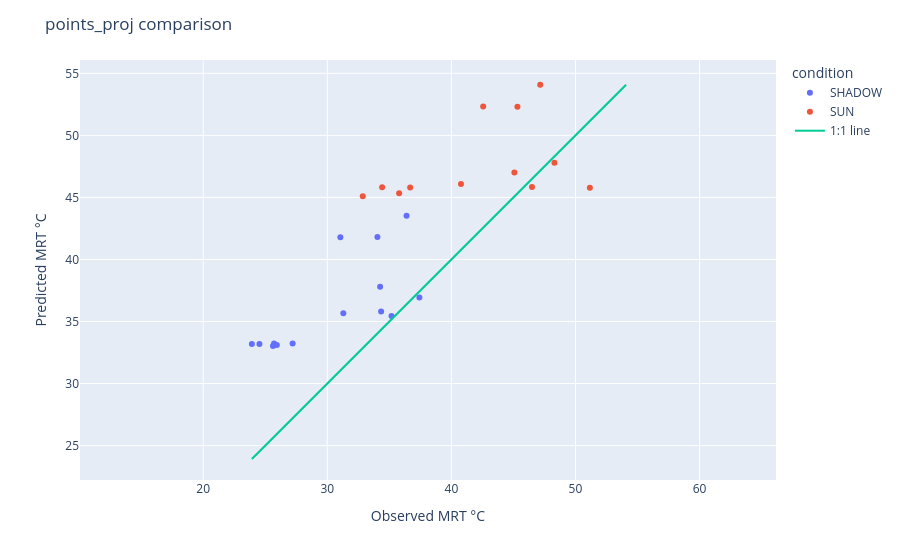

Notebook source saved alongside this figure:
### Code cell
import plotly.express as px
import numpy as np
import pandas as pd

obs = points_proj['MRT']
pred = points_proj['MRT_predicted']

# Compute 1:1 line range
m = min(obs.min(), pred.min())
M = max(obs.max(), pred.max())

# Scatter
fig = px.scatter(
    points_proj,
    x=points_proj['MRT'],
    y=points_proj['MRT_predicted'],
    color="condition",
    hover_data=["TG", "TA","WIND M/S", "Instrument"],
)

# 1:1 line
fig.add_scatter(
    x=[m, M],
    y=[m, M],
    mode="lines",
    name="1:1 line"
)

fig.update_layout(
    xaxis_title="Observed MRT °C",
    yaxis_title="Predicted MRT °C",
    title="points_proj comparison"
)

fig.update_yaxes(scaleanchor="x", scaleratio=1)

fig.show()

### Figure 1 — Plotly figure (JSON) as saved in the notebook; plotly's stock layout.template omitted (floating-point values rounded to 4 significant figures)
{"data": [{"customdata": [[31.6, 28.7, 2.7, "T2 - TM-188D TENMARS "], [32.6, 29.3, 0, "T1 - Sper Scientific 800036 "], [34.4, 30.7, 0.9, "T2 - TM-188D TENMARS "], [33, 28.9, 1, "T2 - TM-188D TENMARS "], [32.5, 30.4, 0, "T2 - TM-188D TENMARS "], [34.8, 31.9, 0.1, "T1 - Sper Scientific 800036 "], [31.8, 32.3, 0, "T1 - Sper Scientific 800036 "], [32.5, 30.3, 0.4, "T2 - TM-188D TENMARS "], [30, 31.6, 0, "T1 - Sper Scientific 800036 "], [29.3, 31.8, 0, "T1 - Sper Scientific 800036 "], [28.9, 31.9, 0, "T1 - Sper Scientific 800036 "], [33.1, 30.6, 0, "T2 - TM-188D TENMARS "], [29.6, 31, 0, "T1 - Sper Scientific 800036 "], [29.7, 30.9, 0, "T1 - Sper Scientific 800036 "]], "hovertemplate": "condition=SHADOW<br>MRT=%{x}<br>MRT_predicted=%{y}<br>TG=%{customdata[0]}<br>TA=%{customdata[1]}<br>WIND M/S=%{customdata[2]}<br>Instrument=%{customdata[3]}<extra></extra>", "legendgroup": "SHADOW", "marker": {"color": "#636efa", "symbol": "circle"}, "mode": "markers", "name": "SHADOW", "orientation": "v", "showlegend": true, "type": "scatter", "x": [34.04, 31.06, 37.42, 36.39, 34.26, 31.29, 27.21, 34.34, 25.62, 24.53, 23.92, 35.18, 25.71, 25.94], "xaxis": "x", "y": [41.81, 41.79, 36.94, 43.52, 37.8, 35.67, 33.23, 35.81, 33.04, 33.19, 33.19, 35.45, 33.24, 33.11], "yaxis": "y"}, {"customdata": [[38.7, 30.1, 1.6, "T2 - TM-188D TENMARS "], [42.2, 28.9, 0.7, "T1 - Sper Scientific 800036 "], [38, 34.4, 0.2, "T1 - Sper Scientific 800036 "], [40.9, 35, 0.8, "T1 - Sper Scientific 800036 "], [38.6, 30.2, 1.6, "T2 - TM-188D TENMARS "], [42.7, 36.4, 0.3, "T1 - Sper Scientific 800036 "], [39.4, 29.2, 3, "T2 - TM-188D TENMARS "], [39.6, 34.8, 0.8, "T1 - Sper Scientific 800036 "], [46.8, 37.2, 0.7, "T1 - Sper Scientific 800036 "], [41.1, 31.5, 1.7, "T2 - TM-188D TENMARS "], [43.7, 33.5, 0.6, "T2 - TM-188D TENMARS "], [39.4, 30.1, 2.4, "T2 - TM-188D TENMARS "]], "hovertemplate": "condition=SUN<br>MRT=%{x}<br>MRT_predicted=%{y}<br>TG=%{customdata[0]}<br>TA=%{customdata[1]}<br>WIND M/S=%{customdata[2]}<br>Instrument=%{customdata[3]}<extra></extra>", "legendgroup": "SUN", "marker": {"color": "#EF553B", "symbol": "circle"}, "mode": "markers", "name": "SUN", "orientation": "v", "showlegend": true, "type": "scatter", "x": [45.32, 42.56, 32.86, 35.79, 45.08, 36.68, 47.16, 34.42, 40.77, 48.3, 51.16, 46.5], "xaxis": "x", "y": [52.31, 52.33, 45.1, 45.34, 47.01, 45.8, 54.08, 45.83, 46.09, 47.8, 45.79, 45.85], "yaxis": "y"}, {"mode": "lines", "name": "1:1 line", "type": "scatter", "x": [23.92, 54.08], "y": [23.92, 54.08]}], "layout": {"legend": {"title": {"text": "condition"}, "tracegroupgap": 0}, "margin": {"t": 60}, "title": {"text": "points_proj comparison"}, "xaxis": {"anchor": "y", "domain": [0, 1], "title": {"text": "Observed MRT °C"}}, "yaxis": {"anchor": "x", "domain": [0, 1], "scaleanchor": "x", "scaleratio": 1, "title": {"text": "Predicted MRT °C"}}}}
